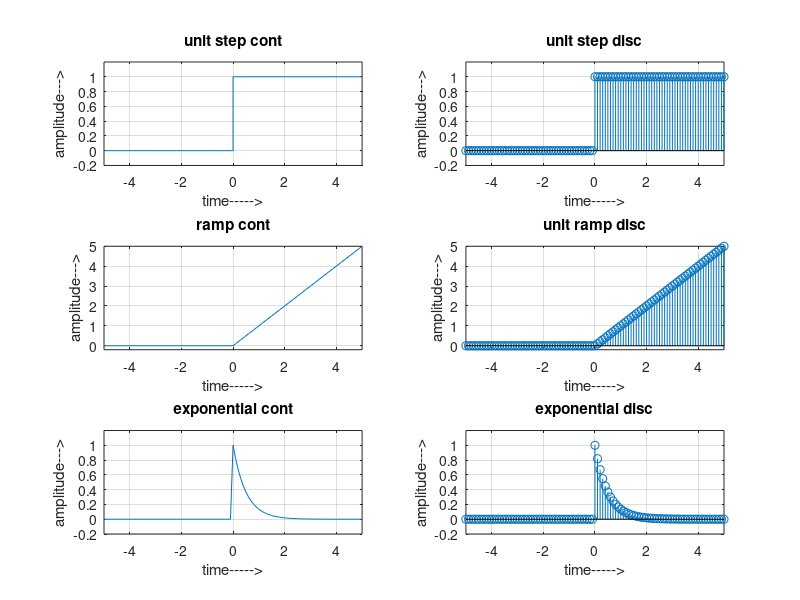
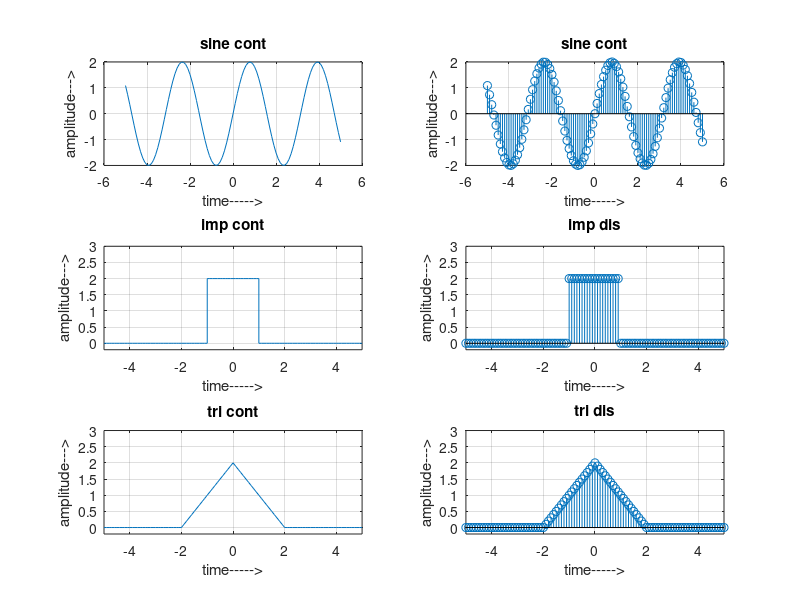

MATLAB code for these plots, in order:
clc;clear all; close all;
%% unit step 
t=-5:0.1:5;
l=length(t);
for i=1:l
    if t(i)<0
        unit_step(i)=0;
    else
        unit_step(i)=1;
    end
end
subplot(3,2,1);
stairs(t,unit_step);
axis([-5 5 -0.2 1.2])
grid on
title('unit step cont')
xlabel('time----->')
ylabel('amplitude--->')

subplot(3,2,2);
stem(t,unit_step);
axis([-5 5 -0.2 1.2])
grid on
title('unit step disc')
xlabel('time----->')
ylabel('amplitude--->')
%% ramp plot
for i=1:l
    if t(i)<0
        unit_ramp(i)=0;
    else
       
        unit_ramp(i)=t(i);
    end
end
subplot(3,2,3);
plot(t,unit_ramp)
axis([-5 5 -0.2 5])
title('ramp cont')
xlabel('time----->')
ylabel('amplitude--->')
grid on

subplot(3,2,4);
stem(t,unit_ramp)
axis([-5 5 -0.2 5])
title('unit ramp disc')
xlabel('time----->')
ylabel('amplitude--->')
grid on

%% exponential 
a=2
for i=1:l
    if t(i)<0
        unit_ex(i)=0;
    else
       
        unit_ex(i)=exp(-a*t(i));
    end
end
subplot(3,2,5);
plot(t,unit_ex)
axis([-5 5 -0.2 1.2])
title('exponential cont')
xlabel('time----->')
ylabel('amplitude--->')
grid on

subplot(3,2,6);
stem(t,unit_ex)
axis([-5 5 -0.2 1.2])
title('exponential disc')
xlabel('time----->')
ylabel('amplitude--->')
grid on

%% sine wave
a=2
for i=1:l
    si(i)=a*sin(a*t(i));
end
figure
subplot(3,2,1);
plot(t,si)
title('sine cont')
xlabel('time----->')
ylabel('amplitude--->')
grid on


figure(2)
subplot(3,2,2);
stem(t,si)
title('sine cont')
xlabel('time----->')
ylabel('amplitude--->')
grid on

%% square impulse
base=2;
half=(base)/2;
for i=1:l
    if t(i)< -(half)
        imp(i)=0
    elseif t(i)<0
        imp(i)= base
    elseif t(i)<1
        imp(i)=base
    else
        imp(i)= 0
    end
end
figure(2)
subplot(3,2,3);
stairs(t,imp)
axis([-5 5 -0.2 3])
title('imp cont')
xlabel('time----->')
ylabel('amplitude--->')
grid on

figure(2)
subplot(3,2,4);
stem(t,imp)
axis([-5 5 -0.2 3])
title('imp dis')
xlabel('time----->')
ylabel('amplitude--->')
grid on


%% triangular
base=2;
half=(base)/2;
for i=1:l
    if t(i)< -2
        tri(i)=0
    elseif t(i)<0
        tri(i)= t(i)+2
    elseif t(i)<2
        tri(i)=-t(i)+2
    else
        tri(i)= 0
    end
end
subplot(3,2,5);
plot(t,tri)
axis([-5 5 -0.2 3])
title('tri cont')
xlabel('time----->')
ylabel('amplitude--->')
grid on


subplot(3,2,6);
stem(t,tri)
axis([-5 5 -0.2 3])
title('tri dis')
xlabel('time----->')
ylabel('amplitude--->')
grid on



